Frame 1 (no input): blank canvas, image omitted
Frame 60 (no input): blank canvas, image omitted
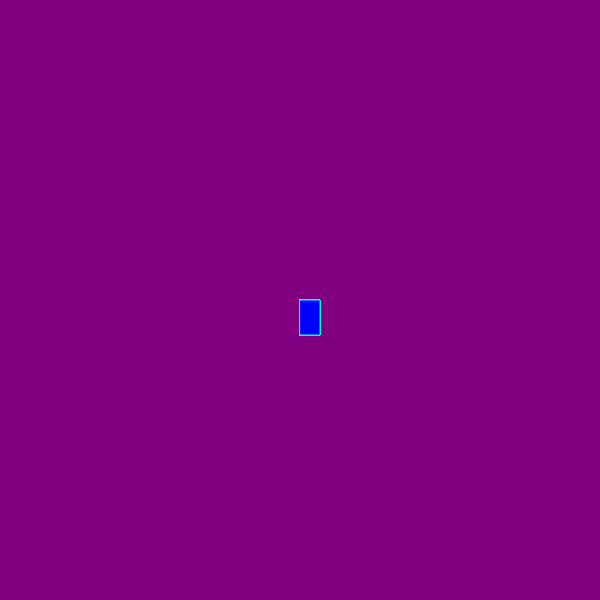
Frame 120 (the mouse pressed at the canvas centre since frame 60)

The p5.js sketch whose frames 1 and 60 were blank and that drew this single picture after the mouse press (run headless with seeded random() and noise() and a simulated clock; from frame 60 on, the mouse is pressed at the canvas centre):

// p5.js sketch
// ── sketch.js
function setup() {
  createCanvas(600, 600);
  background("purple");
}

function draw() {
  

  stroke("cyan");
  fill("blue");

  //  console.log(mouseIsPressed);

  if (mouseIsPressed) {
    rect(mouseX, mouseY, 20, 35);
  }
}
